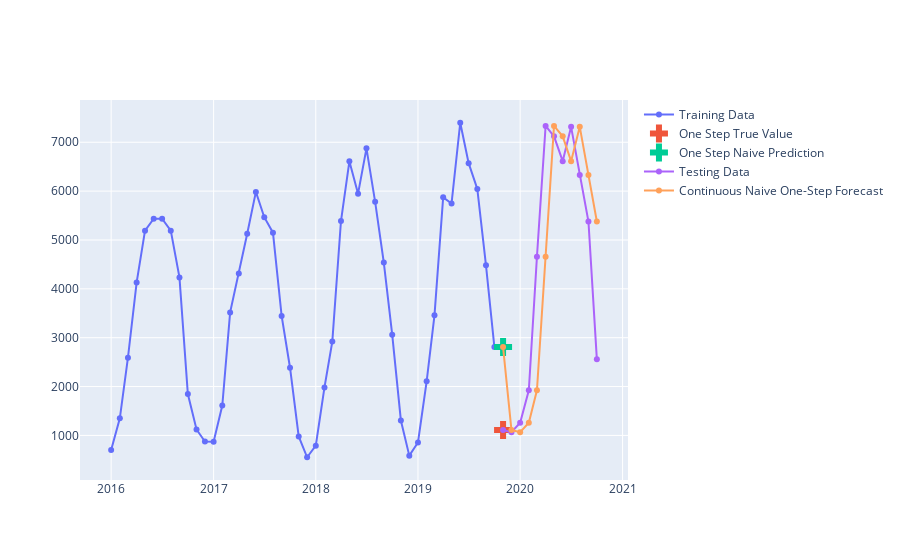

Notebook cell for this chart:
### Code cell
fig = go.Figure()
fig.add_trace(go.Scatter(x=train_data.index, y=train_data, mode='lines+markers', name='Training Data'))
fig.add_trace(go.Scatter(x=one_step.index, y=one_step, mode='markers', marker=dict(symbol='cross', size=15), name='One Step True Value'))
fig.add_trace(go.Scatter(x=one_step.index, y=naive_one_step_forecast, mode='markers', marker=dict(symbol='cross', size=15), name='One Step Naive Prediction'))
fig.add_trace(go.Scatter(x=test_data.index, y=test_data, mode='lines+markers', name='Testing Data'))
fig.add_trace(go.Scatter(x=test_data.index, y=cont_naive_one_step_forecast, mode='lines+markers', name='Continuous Naive One-Step Forecast'))
fig.show()

### Figure 1 — Plotly figure (JSON) as saved in the notebook; plotly's stock layout.template omitted (floating-point values rounded to 4 significant figures)
{"data": [{"mode": "lines+markers", "name": "Training Data", "type": "scatter", "x": ["2016-01-01T00:00:00", "2016-02-01T00:00:00", "2016-03-01T00:00:00", "2016-04-01T00:00:00", "2016-05-01T00:00:00", "2016-06-01T00:00:00", "2016-07-01T00:00:00", "2016-08-01T00:00:00", "2016-09-01T00:00:00", "2016-10-01T00:00:00", "2016-11-01T00:00:00", "2016-12-01T00:00:00", "2017-01-01T00:00:00", "2017-02-01T00:00:00", "2017-03-01T00:00:00", "2017-04-01T00:00:00", "2017-05-01T00:00:00", "2017-06-01T00:00:00", "2017-07-01T00:00:00", "2017-08-01T00:00:00", "2017-09-01T00:00:00", "2017-10-01T00:00:00", "2017-11-01T00:00:00", "2017-12-01T00:00:00", "2018-01-01T00:00:00", "2018-02-01T00:00:00", "2018-03-01T00:00:00", "2018-04-01T00:00:00", "2018-05-01T00:00:00", "2018-06-01T00:00:00", "2018-07-01T00:00:00", "2018-08-01T00:00:00", "2018-09-01T00:00:00", "2018-10-01T00:00:00", "2018-11-01T00:00:00", "2018-12-01T00:00:00", "2019-01-01T00:00:00", "2019-02-01T00:00:00", "2019-03-01T00:00:00", "2019-04-01T00:00:00", "2019-05-01T00:00:00", "2019-06-01T00:00:00", "2019-07-01T00:00:00", "2019-08-01T00:00:00", "2019-09-01T00:00:00", "2019-10-01T00:00:00"], "y": [702, 1350, 2591, 4129, 5190, 5436, 5436, 5191, 4233, 1846, 1122, 875, 869, 1612, 3518, 4312, 5127, 5984, 5466, 5150, 3446, 2385, 980, 553, 790, 1983, 2920, 5388, 6609, 5948, 6875, 5780, 4537, 3062, 1306, 586, 856, 2107, 3457, 5872, 5747, 7399, 6572, 6045, 4480, 2807]}, {"marker": {"size": 15, "symbol": "cross"}, "mode": "markers", "name": "One Step True Value", "type": "scatter", "x": ["2019-11-01T00:00:00"], "y": [1109]}, {"marker": {"size": 15, "symbol": "cross"}, "mode": "markers", "name": "One Step Naive Prediction", "type": "scatter", "x": ["2019-11-01T00:00:00"], "y": [2807]}, {"mode": "lines+markers", "name": "Testing Data", "type": "scatter", "x": ["2019-11-01T00:00:00", "2019-12-01T00:00:00", "2020-01-01T00:00:00", "2020-02-01T00:00:00", "2020-03-01T00:00:00", "2020-04-01T00:00:00", "2020-05-01T00:00:00", "2020-06-01T00:00:00", "2020-07-01T00:00:00", "2020-08-01T00:00:00", "2020-09-01T00:00:00", "2020-10-01T00:00:00"], "y": [1109, 1066, 1261, 1923, 4657, 7335, 7121, 6613, 7316, 6330, 5378, 2561]}, {"mode": "lines+markers", "name": "Continuous Naive One-Step Forecast", "type": "scatter", "x": ["2019-11-01T00:00:00", "2019-12-01T00:00:00", "2020-01-01T00:00:00", "2020-02-01T00:00:00", "2020-03-01T00:00:00", "2020-04-01T00:00:00", "2020-05-01T00:00:00", "2020-06-01T00:00:00", "2020-07-01T00:00:00", "2020-08-01T00:00:00", "2020-09-01T00:00:00", "2020-10-01T00:00:00"], "y": [2807, 1109, 1066, 1261, 1923, 4657, 7335, 7121, 6613, 7316, 6330, 5378]}], "layout": {"autosize": true, "xaxis": {"autorange": true, "range": ["2015-09-15 10:02:57.2411", "2021-01-16 13:57:02.7589"], "type": "date"}, "yaxis": {"autorange": true, "range": [-11.96, 7964.0], "type": "linear"}}}
